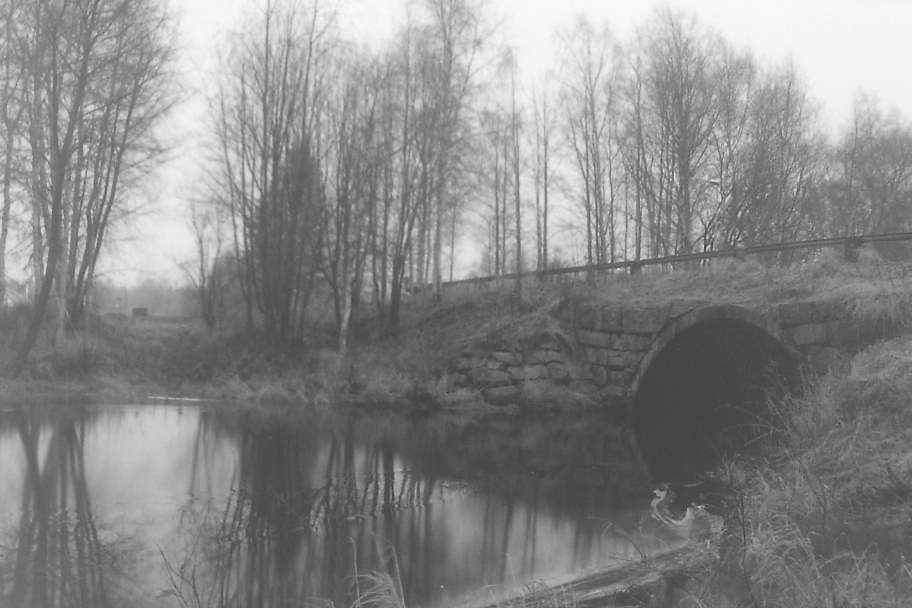
#> input picture Internal/2.png, 2736 x 1824 px (shown at 1/3 size)
$ python 2.py
#> lines starting #> are read from the running program, lines starting #| are printed output that depends on the picture
#!/usr/bin/env python3
# -*- coding: utf-8 -*-
"""
Created on Mon Aug 28 18:03:59 2023

@author: bmiit202006100110040
"""

import cv2
import numpy as n
from matplotlib import pyplot as plt

img = cv2.imread("2.png")
#> img is the input picture: shape (1824, 2736, 3); min 38, max 255, mean 136.2

img = cv2.resize(img, (273*3, 182*3))
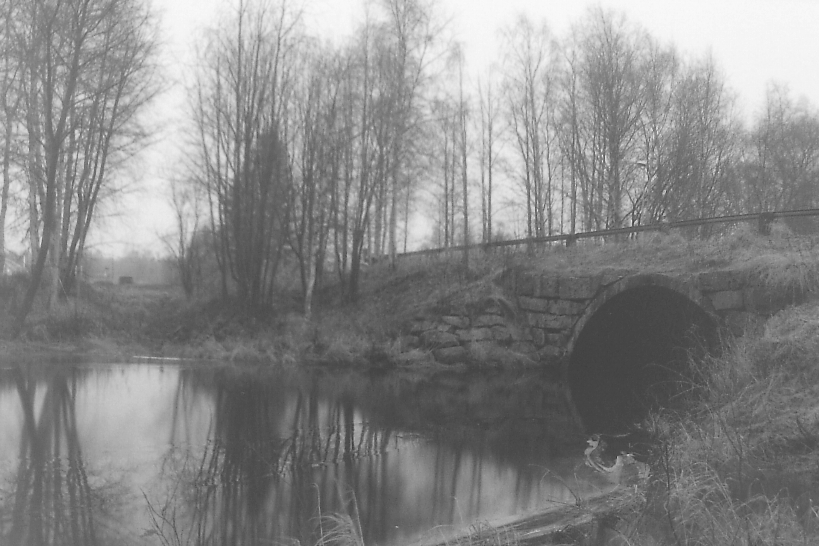
#> img: shape (546, 819, 3); min 52, max 251, mean 136

hist = cv2.calcHist([img],[0],None,[256],[0,256])
#> hist = 256 values, max 5964 at index 100, min 0 at index 0, mean 1746.8
plt.plot(hist, color='b')
plt.show()
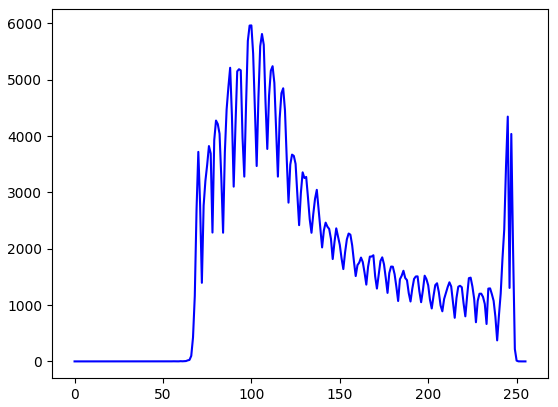
#> figure drawn by matplotlib, 1 panel; curve peaks at x = 100, y = 5964

cv2.imshow("Original", img)

mini = n.min(img)
#> mini = 52
maxi = n.max(img)
#> maxi = 251

new = ((img - mini) * (255 / (maxi- mini))).astype(n.uint8)
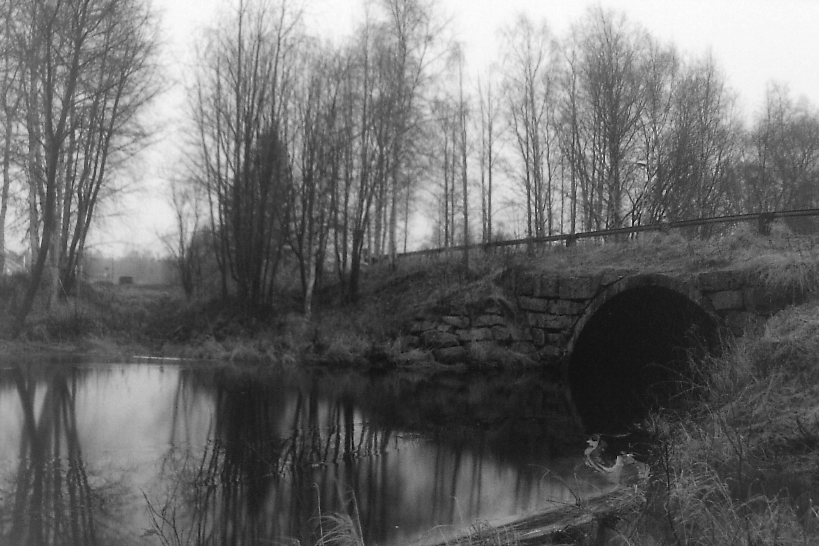
#> new: shape (546, 819, 3); min 0, max 255, mean 107.2

newHist = cv2.calcHist([new],[0],None,[256],[0,256])
#> newHist = 256 values, max 5964 at index 61, min 0 at index 1, mean 1746.8
plt.plot(newHist, color='b')
plt.show()
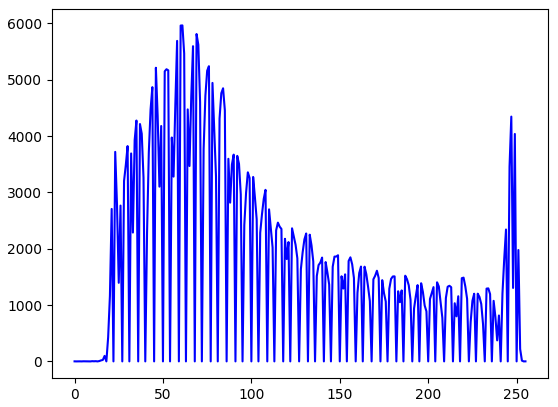
#> figure drawn by matplotlib, 1 panel; curve peaks at x = 61, y = 5964

cv2.imshow("New", new)
cv2.imwrite("New2.png", new)
cv2.waitKey(0)
cv2.destroyAllWindows()

$ run again, with Internal/4.jpg saved as Internal/2.png
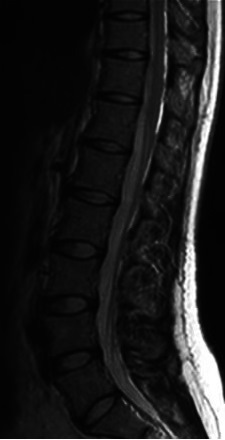
#> input picture Internal/4.jpg, 225 x 440 px
#> img is the input picture: shape (440, 225, 3); min 0, max 255, mean 27.1
#> `img = cv2.resize(img, (273*3, 182*3))`:
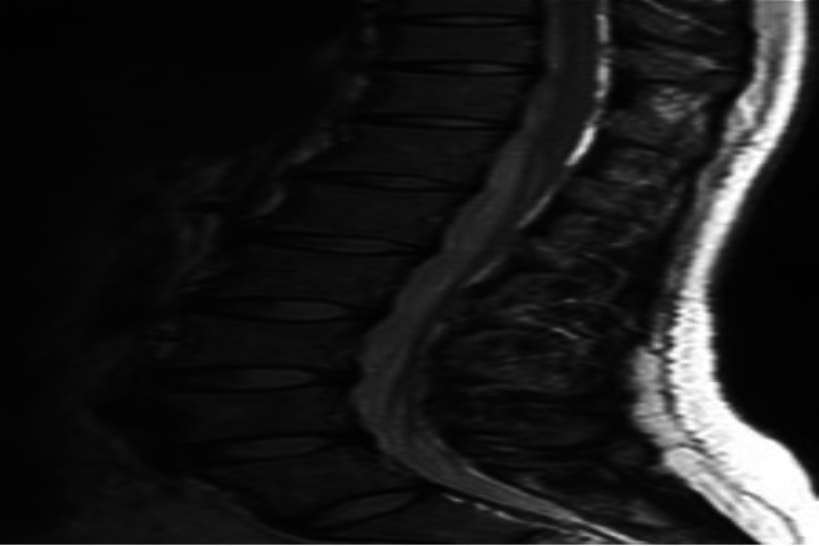
#> img: shape (546, 819, 3); min 0, max 255, mean 27
#> hist = 256 values, max 63818 at index 3, min 1 at index 0, mean 1746.8
#> `plt.show()`:
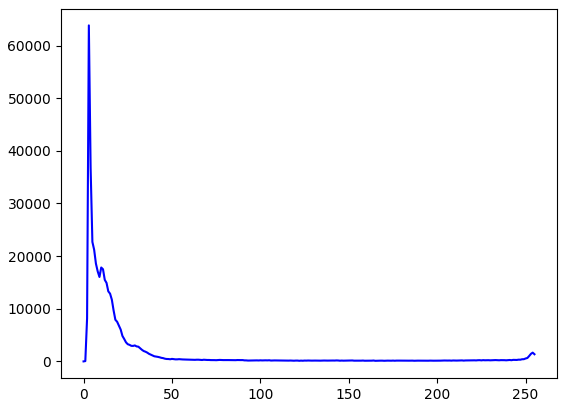
#> figure drawn by matplotlib, 1 panel; curve peaks at x = 3, y = 63818
#> mini = 0
#> maxi = 255
#> newHist has the same summary as hist

$ run again, with Internal/5.jpg saved as Internal/2.png
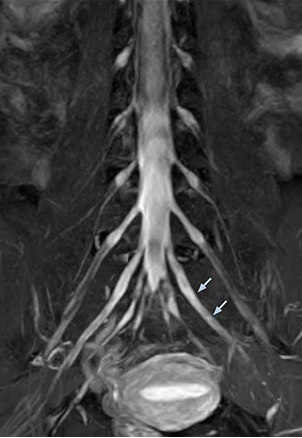
#> input picture Internal/5.jpg, 302 x 438 px
#> img is the input picture: shape (438, 302, 3); mean B, G, R 64.5, 64.5, 64.5
#> `img = cv2.resize(img, (273*3, 182*3))`:
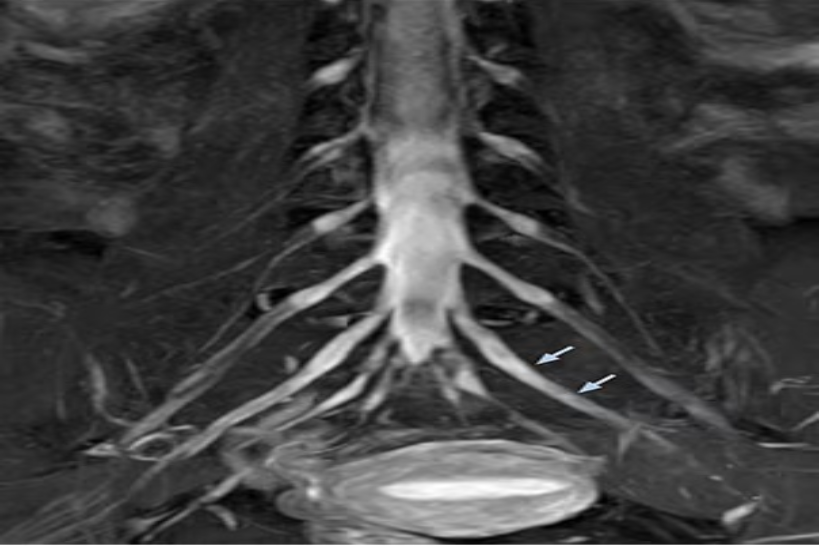
#> img: shape (546, 819, 3); mean B, G, R 64.4, 64.4, 64.3
#> hist = 256 values, max 12649 at index 39, min 39 at index 0, mean 1746.8
#> `plt.show()`:
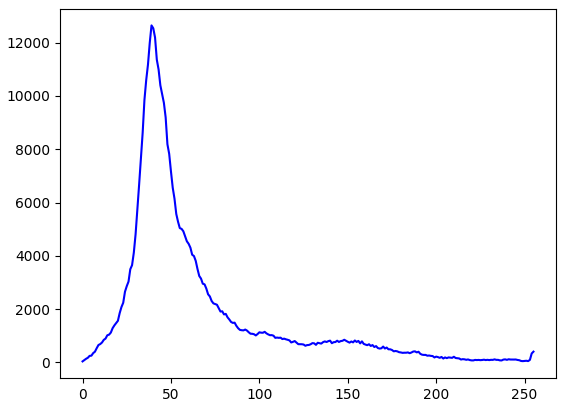
#> figure drawn by matplotlib, 1 panel; curve peaks at x = 39, y = 12649
#> mini = 0
#> maxi = 255
#> newHist has the same summary as hist
